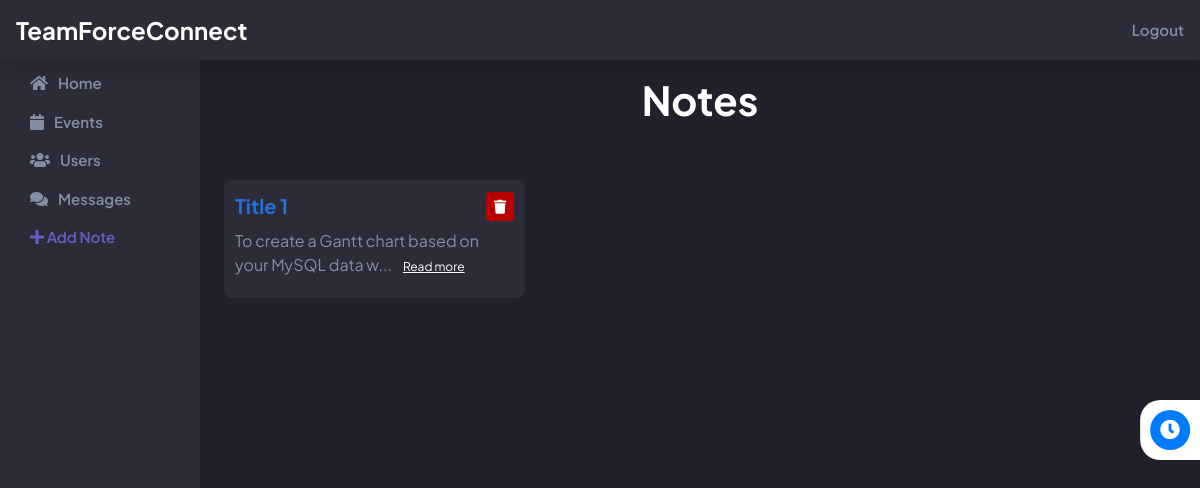
Page /notes.php (signed in) on the committed database.
### tables this page shows
CREATE TABLE `notes` (
  `note_id` int NOT NULL,
  `user_id` int DEFAULT NULL,
  `title` varchar(255) NOT NULL,
  `content` text,
  `created_at` timestamp NULL DEFAULT CURRENT_TIMESTAMP,
  `updated_at` timestamp NULL DEFAULT CURRENT_TIMESTAMP ON UPDATE CURRENT_TIMESTAMP
);

### functions.php (called while the page is built, shortened)
<?php
function getAllNotes($user_id)
{
    global $conn;
    $query = "SELECT * FROM notes WHERE user_id = ? ORDER BY note_id DESC";
    $stmt = $conn->prepare($query);
    $stmt->bind_param("i", $user_id);
    $stmt->execute();
    $result = $stmt->get_result();
    $notes = array();
    while ($row = $result->fetch_assoc()) {
        $notes[] = $row;
    }
    return $notes;
}

### notes.php (the view, shortened to what this page needs)
<?php
require_once './db_conn.php';
require './functions.php';
?>
<!doctype html>
<html lang="en">
    <head>
        <link rel="stylesheet" href="./assets/css/bootstrap.min.css">
        <link rel="stylesheet" href="./assets/fontawesome/css/all.css">
        <link rel="stylesheet" href="./assets/css/style.css?v=1">
    </head>
    <body>
        <?php include './header.php'; ?>
        <div class="container-fluid">
            <div class="row">
                <?php include './sidebar.php'; ?>
                <main class="col-md-9 ms-sm-auto col-lg-10 px-md-4">
                    <h1 class="section-title pt-3 fw-bold text-center text-white">Notes</h1>
                    <div class="row py-5">
                        <?php
                        $user_id = $_SESSION['user_id'];
                        $notes = getAllNotes($user_id);
                        if (!empty($notes)) {
                            foreach ($notes as $note) {
                                ?>
                                <div class="col-md-4">
                                    <div class="note h-100">
                                        <div class="d-flex align-items-center justify-content-between mb-2">
                                            <span class="note-title">
                                                <?php echo $note['title']; ?>
                                            </span>
                                            <a href="?delete_note=<?php echo $note['note_id']; ?>"
                                                class="bg-transparent px-2 py-1 btn-danger btn-sm"><i
                                                    class="fa fa-trash"></i></a>
                                        </div>
                                        <p class="note-description mb-0">
                                            <?php
                                            if (strlen($note['content']) > 50) {
                                                $shortContent = substr($note['content'], 0, 50);
                                                echo '<span class="pe-2">'.$shortContent.'...</span>' . ' <a href="#" class="text-white" onclick="openContentModal(`' . htmlspecialchars(nl2br($note['content'])) . '`)">Read more</a>';
                                            } else {
                                                echo $note['content'];
                                            }
                                            ?>
                                        </p>
                                    </div>
                                </div>
                                <?php
                            }
                        }
                        ?>
                    </div>
                </main>
            </div>
        </div>
        <?php
        include './essentials.php';
            ?>
    </body>
</html>

### assets/css/style.css (style rules this page uses)
* { scrollbar-width: thin !important; }
:root { --light-dark: #2b2c37; --dark: #20212C; --grey: #828FA3; --purple: #635FC7; --purple-hover: #a8a4ff; }
body { font-family: 'Plus Jakarta Sans', sans-serif; background-color: var(--dark); }
main { color: var(--grey); }
.btn-danger { border-color: #b80000 !important; background-color: #b80000 !important; }
.task, .note { background-color: var(--light-dark); padding: 10px; border-radius: 8px; border: 1px solid #2b2c37; cursor: pointer; margin-bottom: 10px; }
.task:hover, .note:hover .task-title, .note-title { color: #2470dc; }
.task-title, .note-title { font-size: 20px; font-weight: 700; transition: 0.3s ease-in-out; }
.note-description a { font-size: 12px; }

### rows in the picture
notes: title "Title 1", content "To create a Gantt chart based on your MySQL data w"
